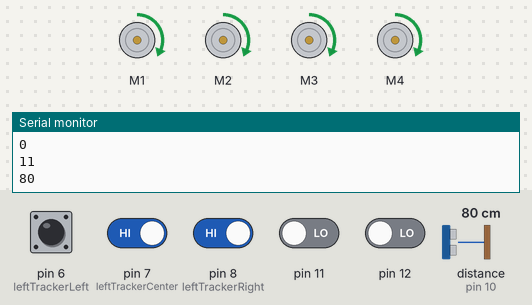
The sketch below on a simulated Arduino Uno, built with avr-gcc and run on an emulated ATmega328P. On the bench: 4 × DC motor (green arrow = forward, orange = backward, longer = faster), the last lines printed to the serial monitor. Wiring (inferred from the names in the program): ultrasonic range finder: trigger pin 9; echo pin 10. The test bench sets the inputs (shaded band); at power-on: pin 6 (leftTrackerLeft), pin 7 (leftTrackerCenter), pin 8 (leftTrackerRight) HIGH, pin 11, pin 12 LOW, distance to the obstacle (sensor on pin 10) 80 cm. The echo pulse lasts 58.3 µs per cm.

Above: at 1.2 s.
1.3 s: distance to the obstacle (sensor on pin 10) set to 18 cm
2.8 s: distance to the obstacle (sensor on pin 10) set to 15 cm
At 3.7 s:
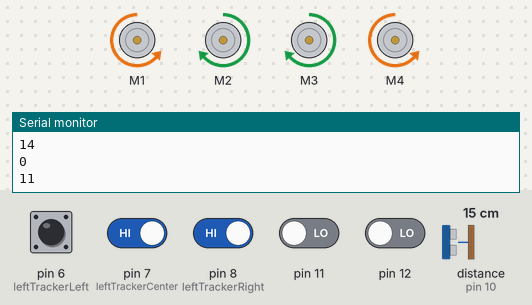
4.3 s: pin 6 (leftTrackerLeft) pulled LOW for 0.15 s
At 4.38 s:
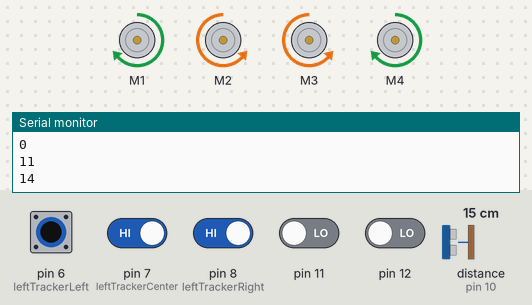
5.9 s: pin 11 driven HIGH
At 7.1 s:
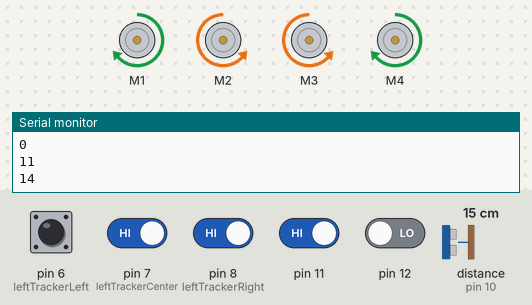
7.4 s: pin 6 (leftTrackerLeft) driven LOW and pin 7 (leftTrackerCenter) driven LOW and pin 8 (leftTrackerRight) driven LOW and pin 11 driven LOW and pin 12 driven HIGH
At 8.2 s:
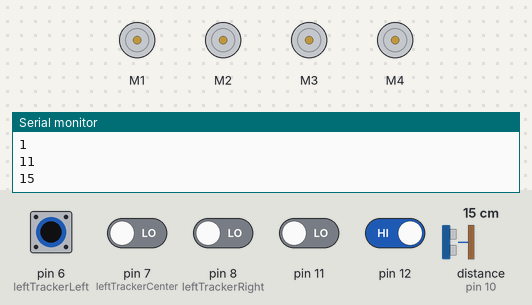
8.9 s: pin 6 (leftTrackerLeft) driven HIGH
At 9.4 s:
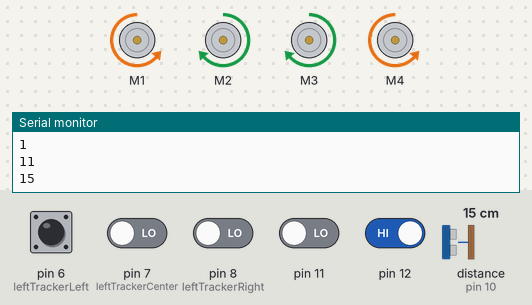
Timing chart, 0 to 11.4 s (numbered marks = the images above; inputs shaded):
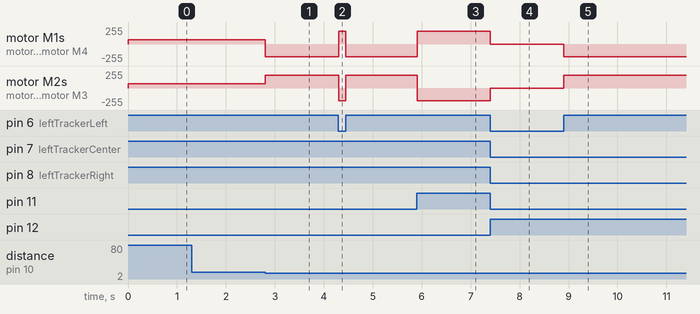

The sketch:

Robotv4.0.ino
```cpp
 #include <Wire.h>
#include <Adafruit_MotorShield.h>

// Create the motor shield object with the default I2C address
Adafruit_MotorShield AFMS = Adafruit_MotorShield();
// Or, create it with a different I2C address (say for stacking)
// Adafruit_MotorShield AFMS = Adafruit_MotorShield(0x61);

// Select which 'port' M1, M2, M3 or M4.
Adafruit_DCMotor *motorRearLeft = AFMS.getMotor(1);
Adafruit_DCMotor *motorRearRight = AFMS.getMotor(2);
Adafruit_DCMotor *motorFrontRight = AFMS.getMotor(3);
Adafruit_DCMotor *motorFrontLeft = AFMS.getMotor(4);

// PIN tracker sensors
#define Right_Intersection      11
#define Left_Intersection       12
#define leftTrackerLeft         6
#define leftTrackerCenter       7
#define leftTrackerRight        8

//#define rightTrackerLeft       11
//#define rightTrackerCenter     12
//#define rightTrackerRight      13

// PIN tracker sensors

#define trigPin                 9  //Ultrasonic TRIG
#define echoPin                 10 //Ultrasonic ECHO

// defines variables
long duration;
int distance;
int cm;


void setup() {
  pinMode(trigPin, OUTPUT); // Sets the trigPin as an Output
  pinMode(echoPin, INPUT); // Sets the echoPin as an Input
  Serial.begin(9600); // Starts the serial communication

  //pinMode(rightTrackerLeft, INPUT); //Tracker
  //pinMode(rightTrackerCenter, INPUT); //Tracker
  //pinMode(rightTrackerRight, INPUT); //Tracker

  pinMode(leftTrackerLeft, INPUT); //Tracker
  pinMode(leftTrackerCenter, INPUT); //Tracker
  pinMode(leftTrackerRight, INPUT); //Tracker

}
unsigned int time_us=0;
unsigned int distance_sm=0;


void loop() {
  int DigitalValue = digitalRead(12);
  Serial.println(DigitalValue);
Serial.println(11);
Serial.println(distance);
scanPlace();
AFMS.begin();

if (digitalRead(12)) {
      do {
        turnLeft2();
        }
        while (digitalRead(6));
    }
    else if (digitalRead(11)) {
      do {
        turnRight2();
        }
        while (digitalRead(6));
    }
if ((!digitalRead(6)) && (!digitalRead(7)) && (!digitalRead(8))) {
  stopMotor();
}

else if ((digitalRead(7)) && (distance > 15))  {
    startMotor();
     if ((distance < 15) || (!digitalRead(7))) {
      stopMotor();
    }


}
else if (digitalRead(6)){
    turnLeft2();
    }

else if (digitalRead(8)) {
      turnRight2();
    }


else if ((digitalRead(6)) && (digitalRead(7))) {
      turnRight2();
    }

else if ((digitalRead(8)) && (digitalRead(7))) {
      turnLeft2();
    }


/*else {
  for (int i=40; i<=180; i=i+10){
      turnLeft2(); //???????????????????????????? Передача параметра функции
      digitalWrite(Trig, HIGH);
      // delayMicroseconds(10);
      digitalWrite(Trig, LOW);
      time_us=pulseIn(Echo, HIGH);
      distance_sm=time_us/58;
      if (distance_sm<20){
          startMotor();
      }
  }
  }*/
}


void scanPlace() {
  digitalWrite(trigPin, LOW);
  delayMicroseconds(2);
  digitalWrite(trigPin, HIGH);
  delayMicroseconds(10);
  digitalWrite(trigPin, LOW);
  duration = pulseIn(echoPin, HIGH);
  distance = duration / 58;
  //Serial.print("Distance: ");
  //Serial.println(distance);


}

void startMotor() {
  motorRearLeft->setSpeed(65); // 0...255
  motorRearLeft->run(FORWARD);
  motorRearRight->setSpeed(65); // 0...255
  motorRearRight->run(FORWARD);
  motorFrontRight->setSpeed(65); // 0...255
  motorFrontRight->run(FORWARD);
  motorFrontLeft->setSpeed(65); // 0...255
  motorFrontLeft->run(FORWARD);
}

void stopMotor() {
   motorRearLeft->setSpeed(0); // 0...255
   motorRearLeft->run(RELEASE);
   motorRearRight->setSpeed(0); // 0...255
   motorRearRight->run(RELEASE);
   motorFrontRight->setSpeed(0); // 0...255
   motorFrontRight->run(RELEASE);
   motorFrontLeft->setSpeed(0); // 0...255
   motorFrontLeft->run(RELEASE);
}

void turnRight(){
  motorRearLeft->setSpeed(100);
  motorRearLeft->run(FORWARD);
  motorFrontRight->setSpeed(150);
  motorFrontRight->run(BACKWARD);
}

void turnLeft(){
  motorFrontLeft->setSpeed(100);
  motorFrontLeft->run(BACKWARD);
  motorRearRight->setSpeed(100);
  motorRearRight->run(FORWARD);
}

void turnLeft2(){
  motorFrontLeft->setSpeed(190);
  motorFrontLeft->run(BACKWARD);
  motorFrontRight->setSpeed(190);
  motorFrontRight->run(FORWARD);
  motorRearLeft->setSpeed(190);
  motorRearLeft->run(BACKWARD);
  motorRearRight->setSpeed(190);
  motorRearRight->run(FORWARD);
}

void turnRight2(){
  motorFrontRight->setSpeed(190);
  motorFrontRight->run(BACKWARD);
  motorFrontLeft->setSpeed(190);
  motorFrontLeft->run(FORWARD);
  motorRearRight->setSpeed(190);
  motorRearRight->run(BACKWARD);
  motorRearLeft->setSpeed(190);
  motorRearLeft->run(FORWARD);
}
```

Measured:
- the behaviour switches between 17 and 16 cm on distance to the obstacle (sensor on pin 10) (found by bisection; images 0 and 1)
- after the input at 2.8 s, motor M1, motor M4: forward 65/255 → backward 190/255 at once; motor M2, motor M3: forward 65/255 → forward 190/255 at once
- after the input at 4.3 s, motor M1, motor M4: backward 190/255 → forward 190/255 at once, → backward 190/255 0.15 s later; motor M2, motor M3: forward 190/255 → backward 190/255 at once, → forward 190/255 0.15 s later
- after the input at 5.9 s, motor M1, motor M4: backward 190/255 → forward 190/255 at once; motor M2, motor M3: forward 190/255 → backward 190/255 at once
- after the input at 7.4 s, motor M1, motor M4: forward 190/255 → stopped at once; motor M2, motor M3: backward 190/255 → stopped at once
- after the input at 8.9 s, motor M1, motor M4: stopped → backward 190/255 at once; motor M2, motor M3: stopped → forward 190/255 at once
